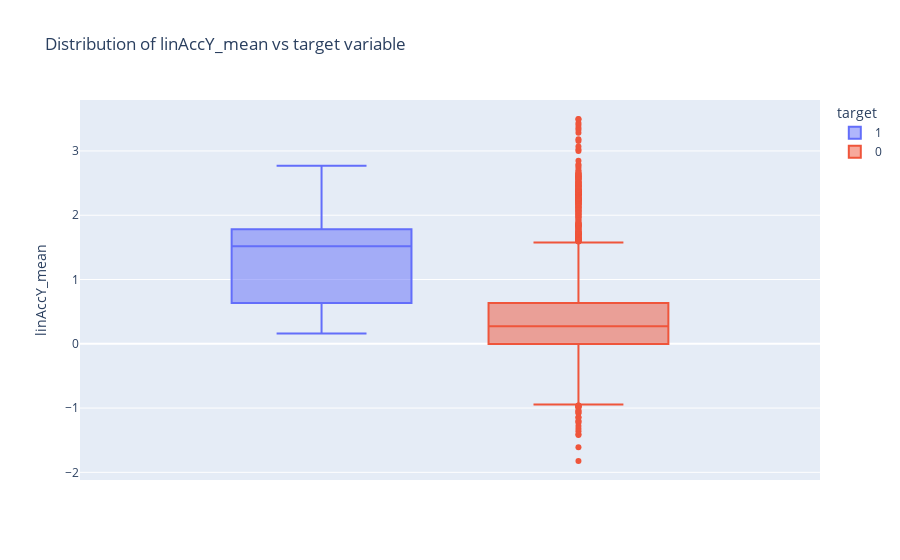

Here is the notebook cell this chart was saved with:
### Code cell
fig = px.box(data_custom, y="linAccY_mean", color="target",title = 'Distribution of linAccY_mean vs target variable')
fig.update_traces(quartilemethod="exclusive") 
fig.show()

### Figure 1 — Plotly figure (JSON) as saved in the notebook; plotly's stock layout.template omitted (floating-point values rounded to 4 significant figures; data arrays with more than 128 entries replaced by an {"elided": "..."} marker saying what was removed)
{"data": [{"alignmentgroup": "True", "hovertemplate": "target=1<br>linAccY_mean=%{y}<extra></extra>", "legendgroup": "1", "marker": {"color": "#636efa"}, "name": "1", "notched": false, "offsetgroup": "1", "orientation": "v", "quartilemethod": "exclusive", "showlegend": true, "type": "box", "x0": " ", "xaxis": "x", "y": {"elided": "337 float values"}, "y0": " ", "yaxis": "y"}, {"alignmentgroup": "True", "hovertemplate": "target=0<br>linAccY_mean=%{y}<extra></extra>", "legendgroup": "0", "marker": {"color": "#EF553B"}, "name": "0", "notched": false, "offsetgroup": "0", "orientation": "v", "quartilemethod": "exclusive", "showlegend": true, "type": "box", "x0": " ", "xaxis": "x", "y": {"elided": "5645 float values"}, "y0": " ", "yaxis": "y"}], "layout": {"boxmode": "group", "legend": {"title": {"text": "target"}, "tracegroupgap": 0}, "title": {"text": "Distribution of linAccY_mean vs target variable"}, "xaxis": {"anchor": "y", "domain": [0, 1]}, "yaxis": {"anchor": "x", "domain": [0, 1], "title": {"text": "linAccY_mean"}}}}
